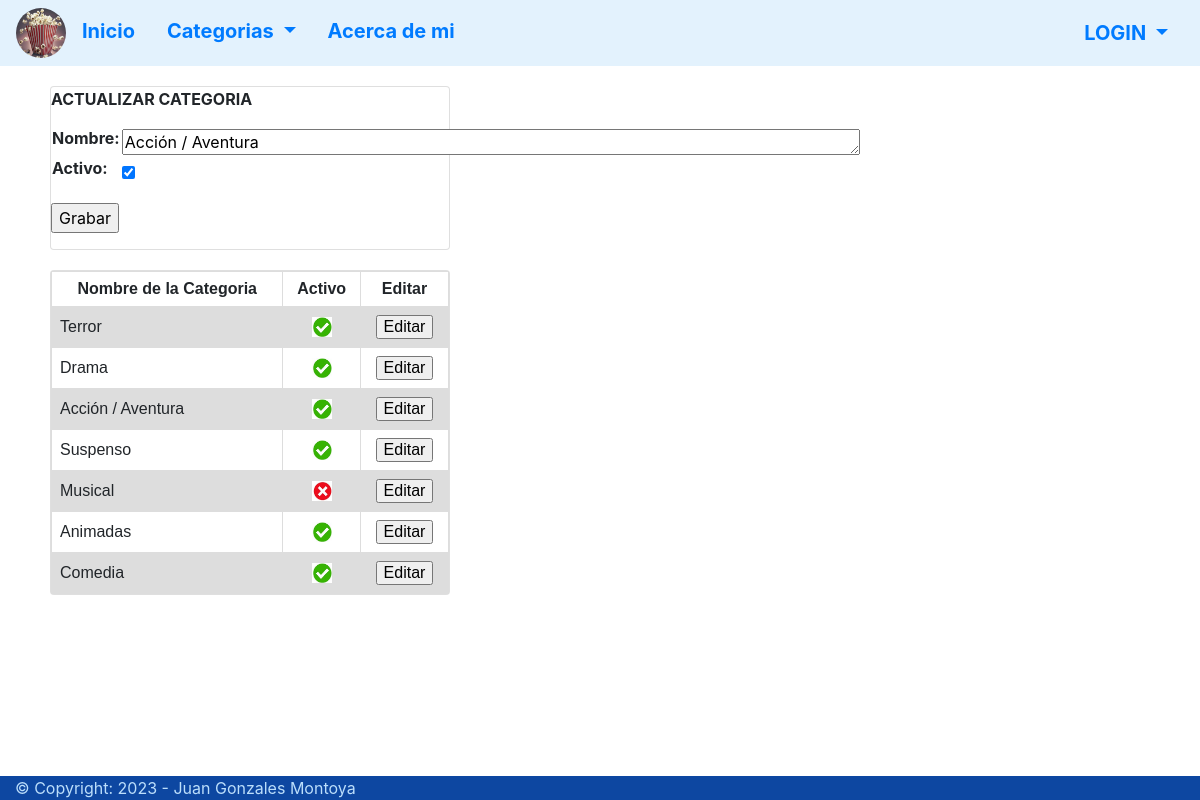
/Movies/updateCategory/11/, run on an earlier commit of the app's database.
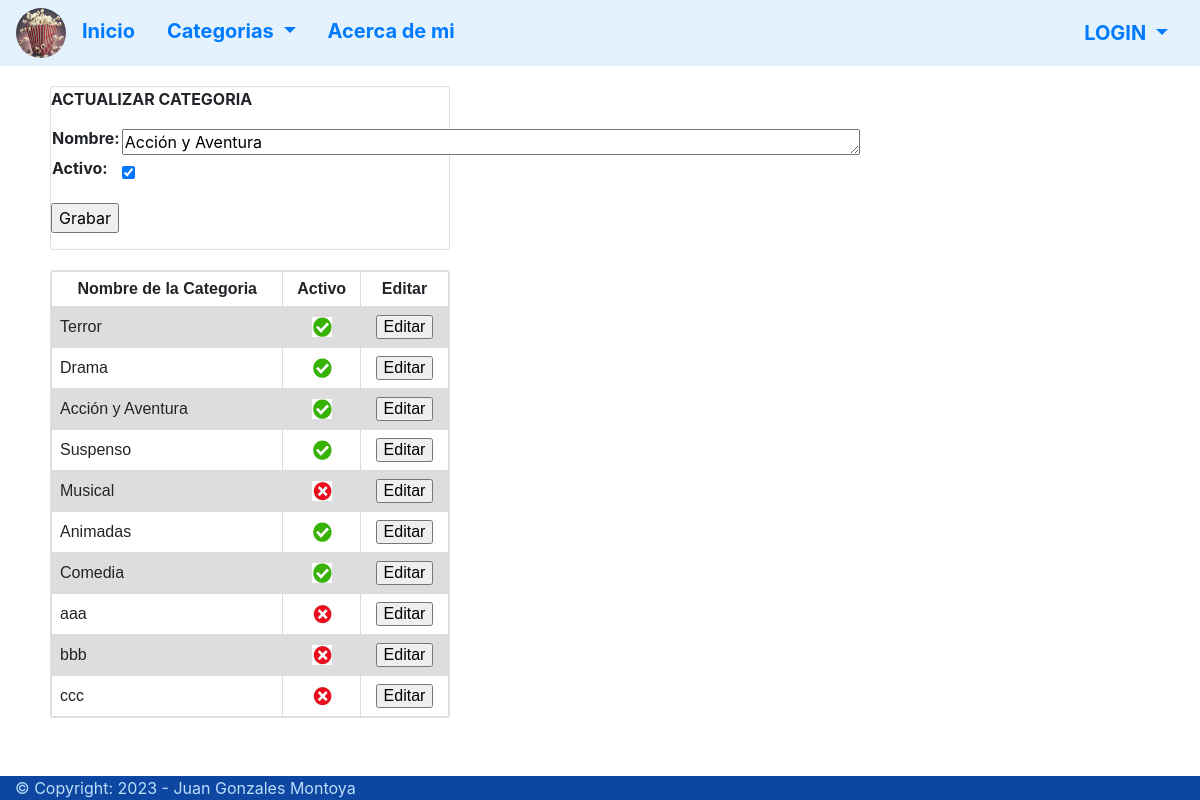
And on a later commit of the database.
### Movies/models.py (models this page shows, shortened)
class category(models.Model):
    name   = models.CharField(max_length=100, verbose_name="Nombre")
    active = models.BooleanField( default=True, verbose_name="Activo")

### Movies/views.py (the view, shortened to what this page needs)
# urls.py: path("updateCategory/<int:id>/",updateCategory),
def updateCategory(request,id):
    categories_active = category.objects.filter(active = True)
    category_select = category.objects.get(id=id)
    categories_all = category.objects.all()
    if request.method == 'GET':
        context = {
                    'categories':categories_active,
                    'categories_all':categories_all,
                    'form':CategoryForm(instance=category_select)
        }
        return render(request,'Movies/update_category.html',context=context)

### Movies/forms.py
class CategoryForm(forms.ModelForm ):
    class Meta:
        model = category
        fields = '__all__'
        widgets = {
            'name': forms.Textarea(attrs={"rows":1,"cols":70}),
        }

### Templates/Movies/update_category.html (shortened to what this page needs)
{% extends 'menu.html'%}
{% block content %}
<div class="card" style="margin-right: 700px;">
    <p><b>ACTUALIZAR CATEGORIA</b></p>
    {% if form %}
        <form action="" method="POST">
            <table>
                {{form.as_table}}
            </table>
            <input type="submit" value="Grabar">
        </form>
    {% endif %}
</div>
<div class="card" style=" margin-top: 20px; margin-right: 700px;">
    <table class="tabla">
        <tr class="fila" >
            <th class="celda1">Nombre de la Categoria</th>
            <th class="celda1">Activo</th>
            <th class="celda1">Editar</th>
        </tr>
        {% if categories_all %}
        {% for category in categories_all%}
        <tr class="fila">
            <form action="/Movies/updateCategory/{{category.id}}/" method="get">
            <td class="celda2">{{category.name}}</td>
            {% if category.active%}
                <td class="celda1"><img src="/Media/active.jpg" style="width: 20px; height: 20px;"></td>
            {% else %}
                <td class="celda1"><img src="/Media/inactive.jpg" style="width: 20px; height: 20px;"></td>
            {% endif %}
            <td class="celda1"><input type="submit" value="Editar"></td>
            </form>
        </tr>
        {% endfor %}
        {% endif %}
    </table>
</div><br/><br/>
{% endblock %}

What changed in the data, as far as the page shows it:
changed category: name "Acción / Aventura" → "Acción y Aventura"
added category: name "aaa", active False (drawn)
added category: name "bbb", active False (drawn)
added category: name "ccc", active False (drawn)
